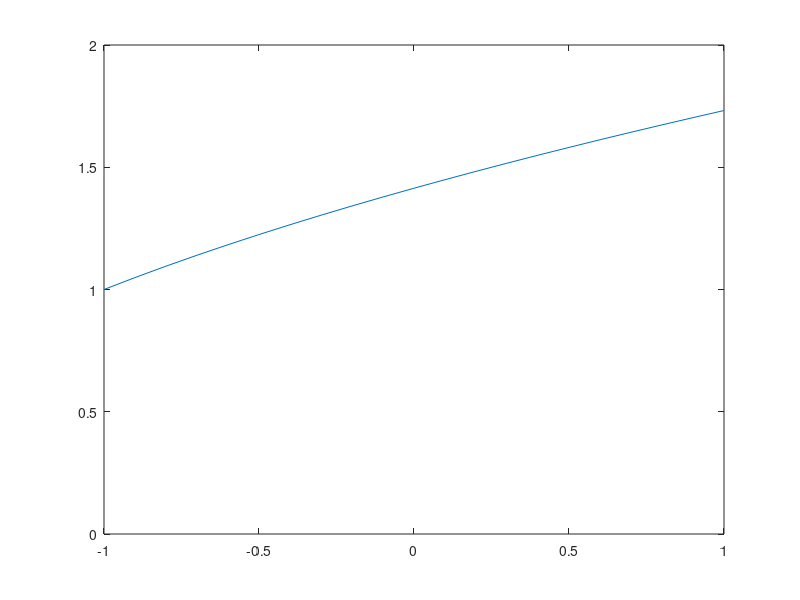
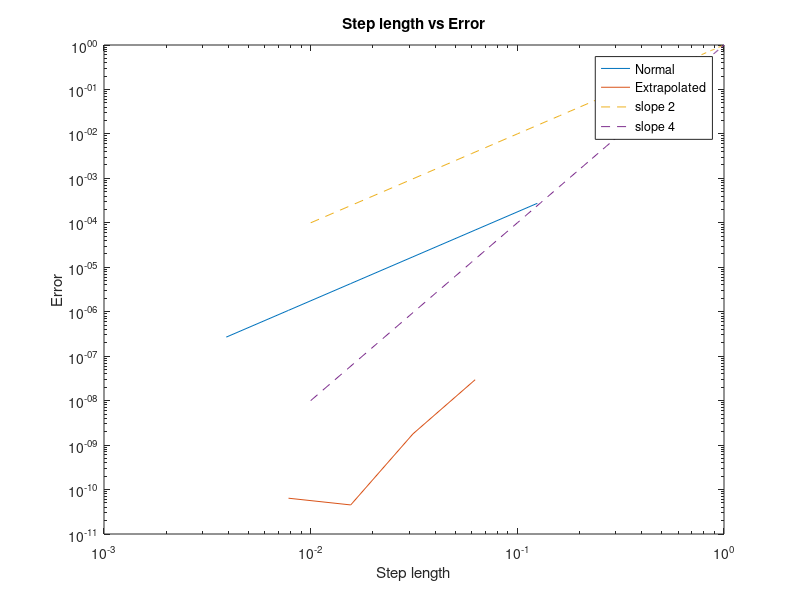

Source code (MATLAB) for these figures, in order:
%authors Ivan Liljeqvist and Filip Martinsson

%start from 0, increase with 1, go to 365
x=[-1:0.1:1];

%use the equation for plotting
y=sqrt(x+2);

%plot the graph
plot(x,y);

ylim([0 2]);

%{
 
    A a)

    Vi r?knade ut arean som en triangel och rektangel.
    Area triangel = ca 0.72
    Area rektangel = 2
    ca 2.72 tillsammans

    A b) 

    ((x+2)^1.5)/1.5 = 2.7974349484
    
    

%}



h=1/8;

%calculate one more than we need so we can use it to extrapolate the second
%last value
iterations=6;

i=1;

Ths=[];
Errors=[];
ExtapolatedValues=[];
ExtrapolatedErrors=[];

Hs=[];


while(i<=iterations)
    
    %calculate an array with x-values based on step size h
    x_values=[-1:h:1];
    y_values=[];

    counter=1;
    format long e

    %find y-values that correspond to the  x-values
    for x = x_values
        y_values(counter,1)=sqrt(x+2);

        counter=counter+1;
    end


    %caculate with Trapetsmetoden
    Ths(i,1)=h*( sum(y_values) - (y_values(1,1) + y_values(numel(y_values),1))/2  );
    Errors(i,1)=abs(2.7974349484-Ths(i,1));

    Hs(i,1)=h;
    
    h=h/2;
    i=i+1;

end

i=2;


while(i<iterations)
     %we use    F'=F2 + (F2-F1)/Q^P-1
     %Q = 2 P=2 f?r att felet blir 4 ganger mindre varje gang
     %och H minskar med faktorn tva. 2^X=4. da ar X=2 och X=P
     ExtapolatedValues(i,1)=Ths(i,1)+(Ths(i,1)-Ths(i-1,1))/(2^2 - 1);
     
     ExtrapolatedErrors(i,1)=abs(2.7974349484-ExtapolatedValues(i,1));
     
     i=i+1;
end

%{
    
    P pa 'vanliga' varden ar 2.

    N?r man extrapolerar f?rsvinner den ledande termen
    i 'felserien' och n?sta potens i serien ?r 4.
    Alltsa ?r P=4.
%}


%plot the graph

figure
loglog(Hs,Errors);

hold on

Hs(numel(Hs))=[]
loglog(Hs,ExtrapolatedErrors);

Hs
ExtrapolatedErrors
ExtapolatedValues

hold on

x=[0.01:0.01:1]
y=x.^2
loglog(x,y,'--')

hold on

x=[0.01:0.01:1]
y=x.^4
loglog(x,y,'--')

legend('Normal','Extrapolated','slope 2','slope 4');
xlabel('Step length');
ylabel('Error');
title('Step length vs Error')







